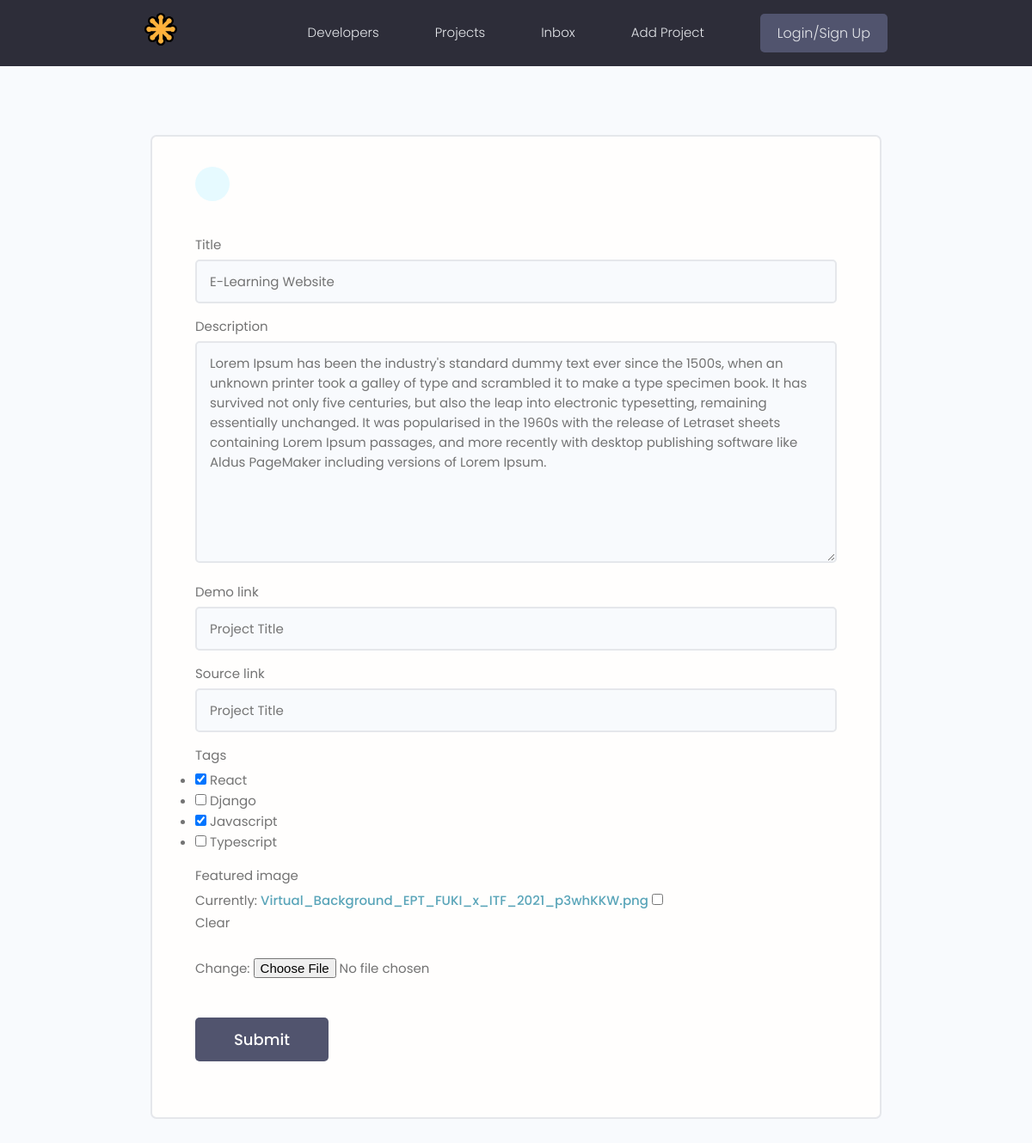
Before: /projects/update-project/cc319c8523364d29bdb36b558aeed4c6/ with the older database file.
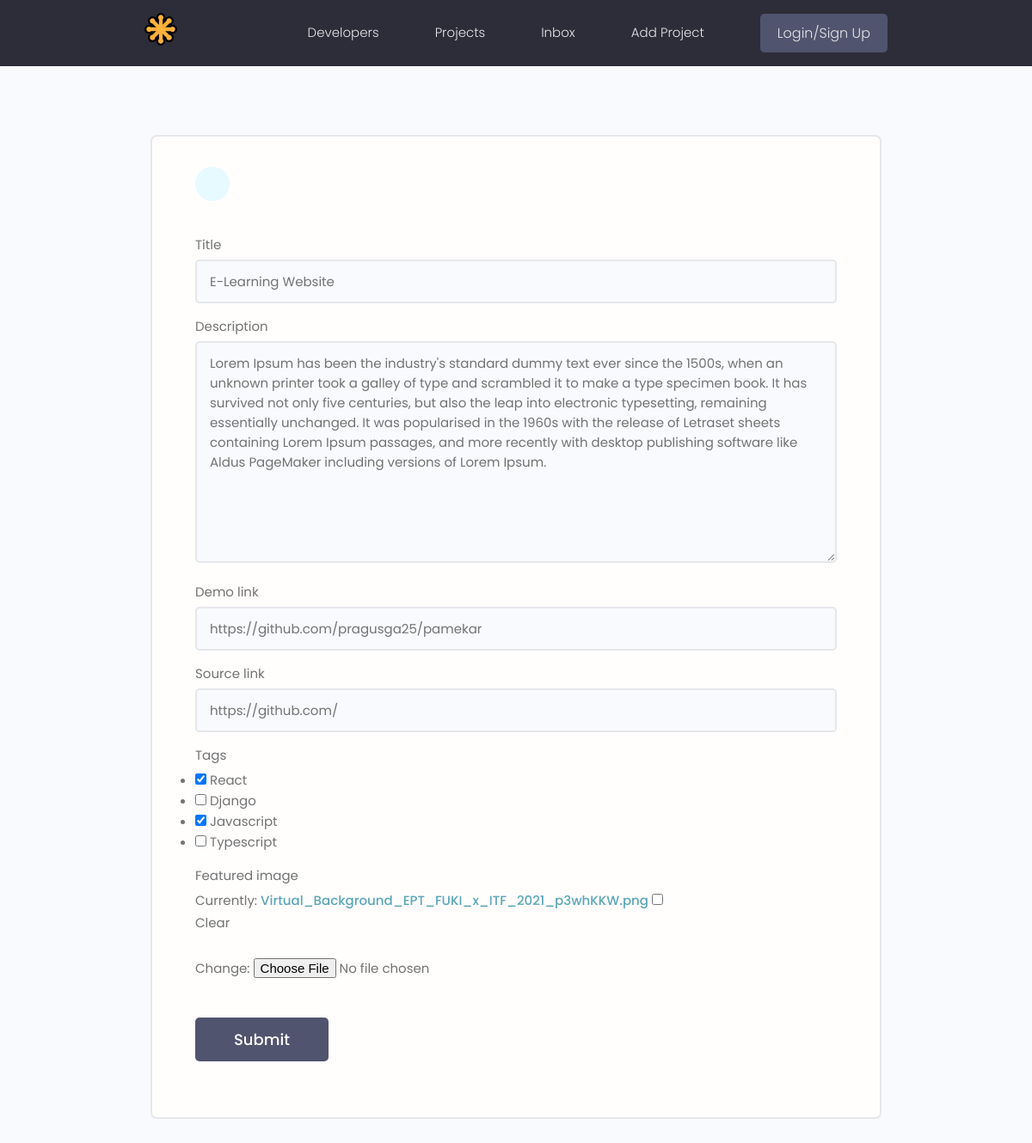
After: the same page with the newer database file.
### projects/models.py (models this page shows, shortened)
class Project(models.Model):
    id = models.UUIDField(
        default=uuid.uuid4, unique=True, primary_key=True, editable=False
    )
    featured_image = models.ImageField(
        null=True, blank=True, default="default.png"
    )
    title = models.CharField(max_length=200)
    description = models.TextField(null=True, blank=True)
    demo_link = models.CharField(max_length=2000, null=True, blank=True)
    source_link = models.CharField(max_length=2000, null=True, blank=True)
    created_at = models.DateTimeField(auto_now_add=True)
    vote_total = models.IntegerField(default=0, null=True, blank=True)
    vote_ratio = models.IntegerField(default=0, null=True, blank=True)
    tags = models.ManyToManyField("Tag", null=True, blank=True)

### projects/views.py (the view)
def updateProject(request, pk):
    project = Project.objects.get(id=pk)
    form = ProjectForm(instance=project)
    if request.method == "POST":
        form = ProjectForm(request.POST, request.FILES, instance=project)
        if form.is_valid():
            form.save()
            return redirect("projects")
    context = {"form": form}
    return render(request, "projects/project_form.html", context)

### projects/forms.py
class ProjectForm(ModelForm):
    class Meta:
        model = Project
        fields = [
            "title",
            "description",
            "demo_link",
            "source_link",
            "tags",
            "featured_image",
        ]
        widgets = {"tags": forms.CheckboxSelectMultiple()}
    def __init__(self, *args, **kwargs):
        super(ProjectForm, self).__init__(*args, **kwargs)
        for _, field in self.fields.items():
            field.widget.attrs.update(
                {"class": "input", "placeholder": "Project Title"}
            )

### projects/models.py (called while the page is built)
    def __str__(self):
        return self.name

### projects/templates/projects/project_form.html (shortened to what this page needs)
{% extends 'main.html' %}
{% block content %}
<main class="formPage my-xl">
  <div class="content-box">
    <div class="formWrapper">
      <a class="backButton" href="#"></a>
      <br>
      <form class="form" action="" method="POST" enctype="multipart/form-data">
        {% for field in form %}
        <div class="form__field">
          <label for="formInput#text">{{field.label}}</label>
          {{field}}
        </div>
        {% endfor %}
        <input class="btn btn--sub btn--lg  my-md" type="submit" value="Submit" />
      </form>
    </div>
  </div>
</main>
{% endblock content %}

Changed rows visible on the page:
changed Project "E-Learning Website": demo_link (not shown) → "https://github.com/pragusga25/pamekar"; source_link (not shown) → "https://github.com/"
